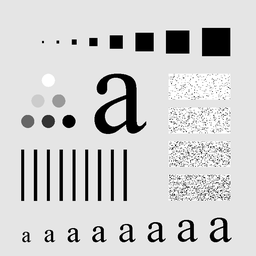
#> input picture AKS/imgg/Characters Test Pattern 688x688.tif, 256 x 256 px, shrunk from 688 x 688 before the run
$ python test.py
#> lines starting #> are read from the running program, lines starting #| are printed output that depends on the picture; after the words box and inside, x2 and y2 are one past the last pixel; in counts of white or black regions, pixels touching at a corner belong together
#> further down, rgb_image is the input picture: shape (256, 256); min 0, max 255, mean 207.3
import numpy as np
import matplotlib.pyplot as plt


def make_gray_image(image):
    gray_image = image
    if len(image.shape) == 3 and image.shape[2] == 3:
        gray_image = np.dot(image[..., :3], [0.30, 0.59, 0.11]).astype(np.uint8)
    return gray_image


def make_salt_pepper_noise(image):
    salt_pepper_probability = 0.17
    number_of_salt_pepper = np.ceil(salt_pepper_probability * image.size).astype(int)
#> number_of_salt_pepper = 11142

    noisy_image = np.copy(image).astype(np.uint8)
    for i in range(number_of_salt_pepper):
        random_coordinate = np.random.randint(0, image.shape)
        if i & 1 == 0:
            noisy_image[random_coordinate[0], random_coordinate[1]] = 255
        else:
            noisy_image[random_coordinate[0], random_coordinate[1]] = 0
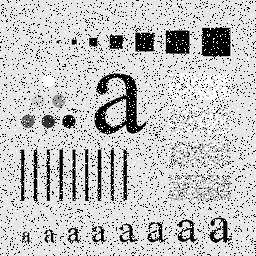
#> noisy_image: shape (256, 256); 14.99% of pixels changed, all inside (x1, y1, x2, y2) = (0, 0, 256, 256)
    return noisy_image


def calculate_window(x, y, kernel_size, image):
    window_left = kernel_size // 2
    window_right = window_left + 1
    height, width = image.shape

    window = []
    for i in range(x - window_left, x + window_right):
        row = []
        for j in range(y - window_left, y + window_right):
            row.append(image[i % height, j % width])
        window.append(np.array(row))
    return np.array(window)


def average_filter(image, kernel_size):
#> called with kernel_size = 3
    average_mask = np.ones((kernel_size, kernel_size)) / (kernel_size * kernel_size)
    height, width = image.shape
#> height = 256; width = 256

    filter_image = np.zeros_like(image)
    for i in range(0, height):
        print(f"Row Processing[Average]: {i}", end="\r", flush=True)
        for j in range(0, width):
            average_value = np.sum(
                average_mask * calculate_window(i, j, kernel_size, image)
            )
            filter_image[i, j] = average_value
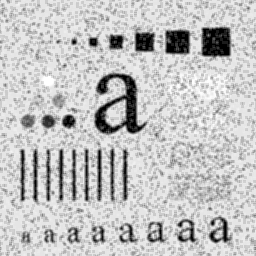
#> filter_image: shape (256, 256); min 0, max 255, mean 194.5
    return filter_image


def median_filter(image, kernel_size):
#> called with kernel_size = 3
    median_mask = np.ones((kernel_size, kernel_size))
    height, width = image.shape

    filter_image = np.zeros_like(image)
    for i in range(0, height):
        print(f"Row Processing[Median]:  {i}", end="\r", flush=True)
        for j in range(0, width):
            median_value = np.median(
                median_mask * calculate_window(i, j, kernel_size, image)
            )
            filter_image[i, j] = median_value
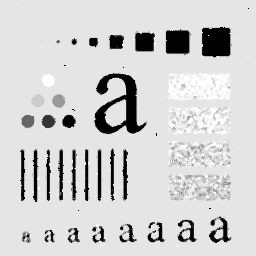
#> filter_image: shape (256, 256); min 0, max 255, mean 207.8
    return filter_image


def calculate_psnr(original_image, noisy_image):
    original_image = original_image.astype(np.float64)
    noisy_image = noisy_image.astype(np.float64)
    mean_square_error = np.mean((original_image - noisy_image) ** 2)
    max_pixel_value = 255
    psnr = 20 * np.log10(max_pixel_value) - 10 * np.log10(mean_square_error)
    return psnr


rgb_image = plt.imread("imgg/Characters Test Pattern 688x688.tif")
gray_image = make_gray_image(rgb_image)
noisy_image = make_salt_pepper_noise(gray_image)

avg_kernel_size = 3
median_kernel_size = 3
average_filter_image = average_filter(noisy_image, kernel_size=avg_kernel_size)
median_filter_image = median_filter(noisy_image, kernel_size=median_kernel_size)

noisy_image_psnr = calculate_psnr(gray_image, noisy_image)
average_filtered_image_psnr = calculate_psnr(gray_image, average_filter_image)
median_filtered_image_psnr = calculate_psnr(gray_image, median_filter_image)

plt.figure(figsize=(9, 7))
plt.subplot(221)
plt.imshow(gray_image, cmap="gray", vmin=0, vmax=255)
plt.title("Original")
plt.subplot(222)
plt.imshow(noisy_image, cmap="gray", vmin=0, vmax=255)
plt.title("Noisy image")
plt.title(f"Noisy image - PSNR: {noisy_image_psnr:.2f} dB")
plt.subplot(223)
plt.imshow(average_filter_image, cmap="gray", vmin=0, vmax=255)
plt.title(f"Average:[{avg_kernel_size}x{avg_kernel_size}] PSNR: {average_filtered_image_psnr:.2f} dB")
plt.subplot(224)
plt.imshow(median_filter_image, cmap="gray", vmin=0, vmax=255)
plt.title(f"Median:[{median_kernel_size}x{median_kernel_size}] PSNR: {median_filtered_image_psnr:.2f} dB")

plt.tight_layout()
plt.show()
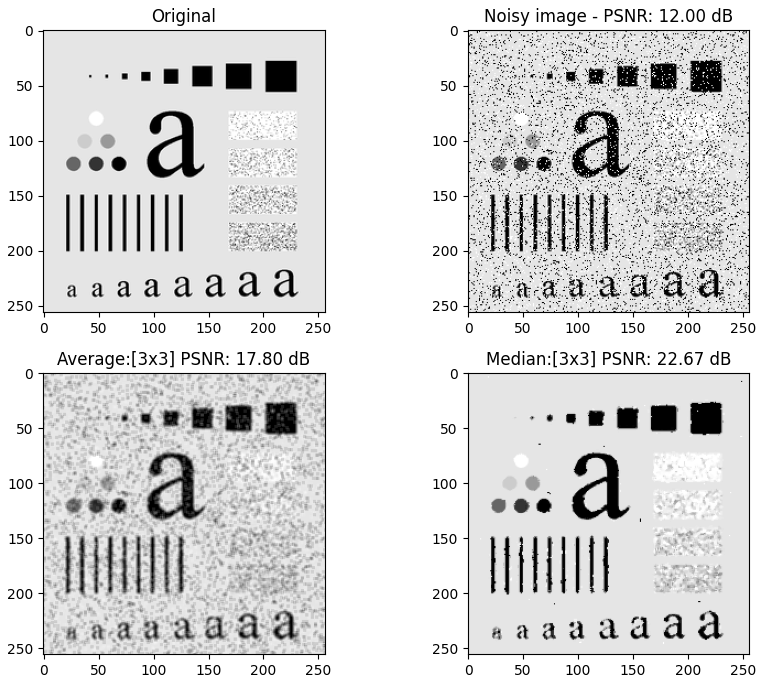
#> figure drawn by matplotlib, 4 panels
